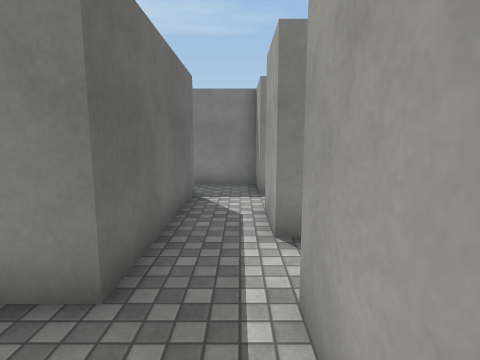
View 1 (above)

17 first-person views from a walk through a scene from a Unity 3-D project. The camera is 1.5 m above the floor, tilts 8° down and sees 80° across. The floor is counted in squares, 1 m on a side. Each view is taken from the middle of a square. On the plan, view 1 faces up. The plan holds only what a view shows up to about 14 squares ahead; the rest is blank. The place goes on beyond the plan. The player character is not drawn. Surface patterns are stand-ins for the level's own textures.

View 2
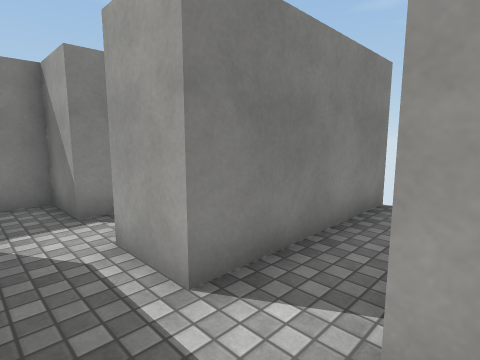

View 3
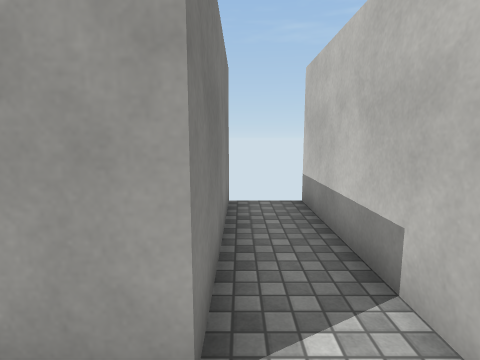

View 4
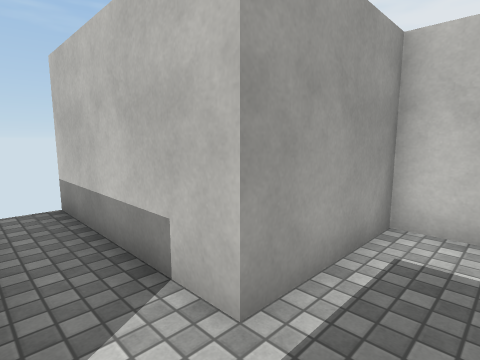

View 5
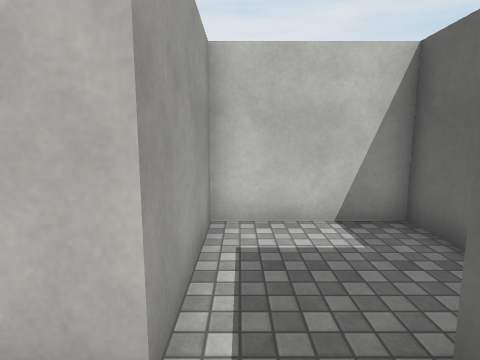

View 6
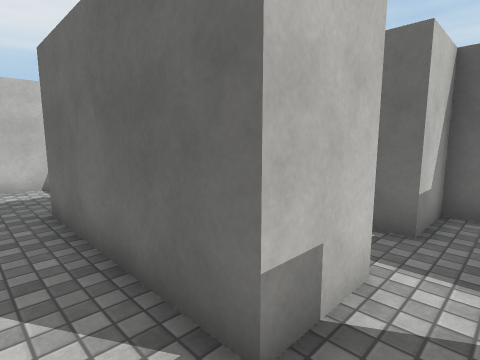

View 7
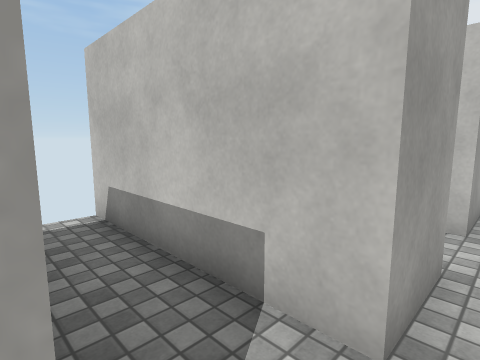

View 8
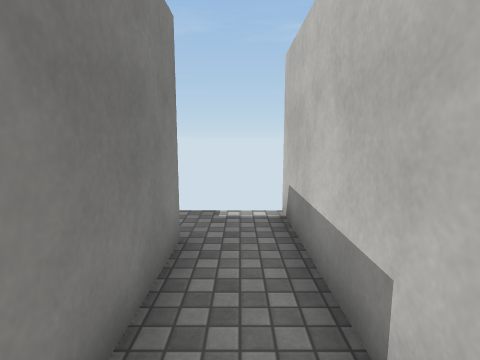

View 9
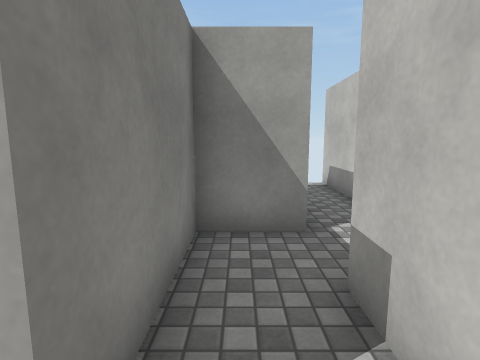

View 10
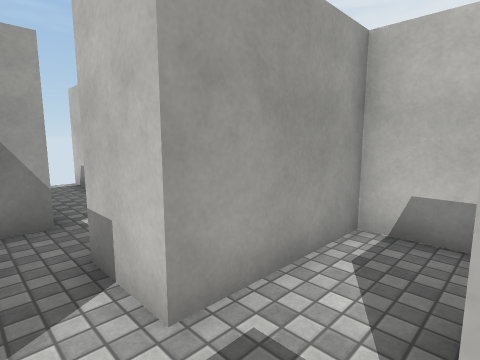

View 11
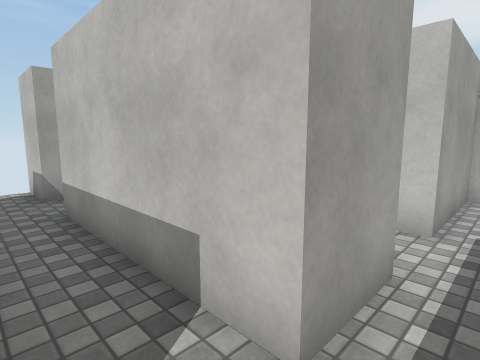

View 12
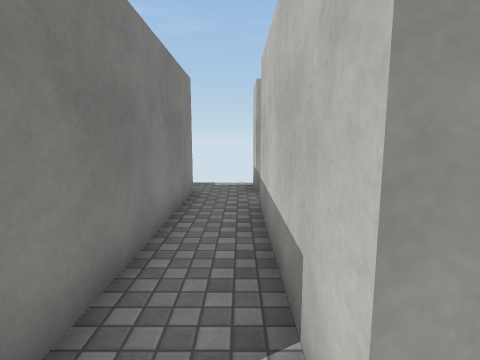

View 13
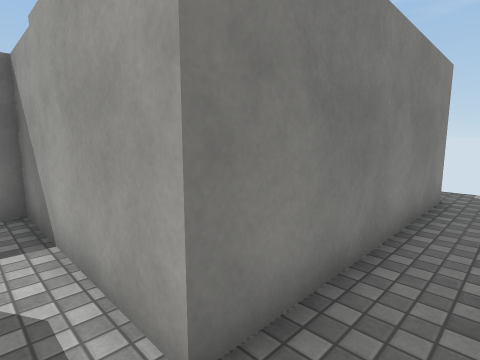

View 14
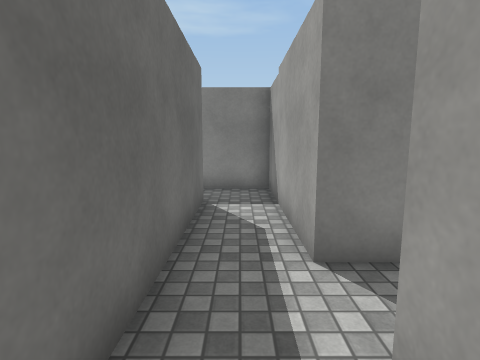

View 15
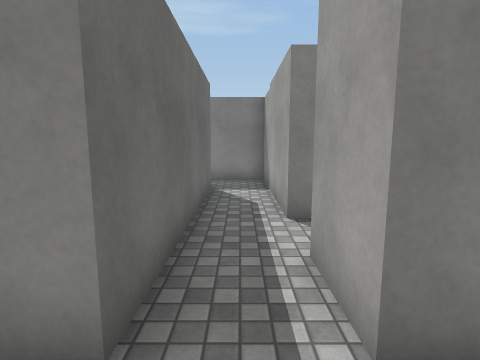

View 16
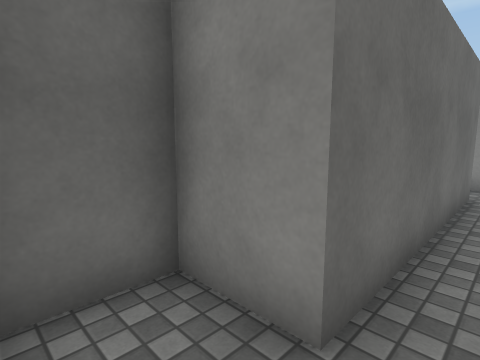

View 17
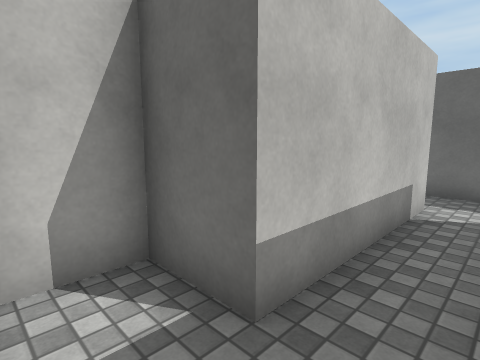

### Floor plan
Ten units are one square. View 1 is at (0, 0); x grows to the right and y downward. Boxes are objects, and circles mark ways between rooms. Rooms are numbered by the first view taken in them; rooms with no view inside come last. Other rooms are left out.
<svg viewBox="-72 -193 138 210">
<path fill="none" stroke="#000" d="M-13 -64 -13 -25 -22 -25M-31 -2 -31 12 5 12 5 -25 60 -25M61 -43 5 -43 5 -61M-31 -79 -13 -79M5 -79 5 -97 -31 -97M5 -61 60 -61M42 -79 5 -79M-13 -79 -13 -64M-31 -97 -31 -115M-49 -114 -49 -97 -67 -97 -67 -79 -49 -79 -49 -72M-46 -43 -31 -43 -31 -79M-31 -115 24 -115 24 -97 39 -97M42 -134 -31 -134 -31 -188 -52 -188M42 -111 42 -115 60 -115M-49 -170 -49 -114"/>
<circle cx="-5" cy="-55" r="3" fill="#2a7"/>
<circle cx="-5" cy="-80" r="3" fill="#2a7"/>
<circle cx="-25" cy="-90" r="3" fill="#2a7"/>
<circle cx="-40" cy="-105" r="3" fill="#2a7"/>
<text x="10" y="-30">1</text>
<text x="-20" y="-90">2</text>
<text x="20" y="-70">3</text>
<text x="-40" y="-80">4</text>
<text x="0" y="-130">5</text>
</svg>
Room 1 opens to room 3. Room 2 opens to room 3. Room 2 opens to room 4. Room 4 opens to room 5.

Where each view was taken, in squares from view 1:
view 1: 0 up, 0 right, facing up
view 2: 2 up, 1 left, facing up-right
view 3: 4 up, 1 left, facing right
view 4: 4 up, 1 left, facing down-right
view 5: 4 up, 0 right, facing down
view 6: 9 up, 0 right, facing down-left
view 7: 8 up, 0 right, facing down-right
view 8: 7 up, 0 right, facing right
view 9: 9 up, 4 left, facing right
view 10: 9 up, 5 left, facing down-right
view 11: 13 up, 4 left, facing down-right
view 12: 12 up, 4 left, facing right
view 13: 12 up, 4 left, facing up-right
view 14: 10 up, 4 left, facing up
view 15: 8 up, 4 left, facing up
view 16: 8 up, 4 left, facing up-left
view 17: 13 up, 4 right, facing down-left
